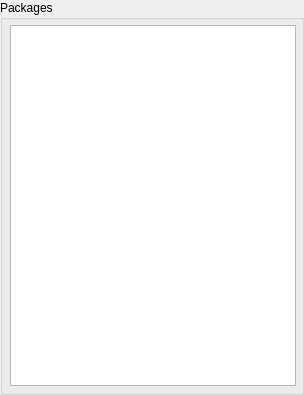
<?xml version="1.0" encoding="UTF-8"?>
<ui version="4.0">
 <class>GroupBox</class>
 <widget class="QGroupBox" name="GroupBox">
  <property name="geometry">
   <rect>
    <x>0</x>
    <y>0</y>
    <width>304</width>
    <height>395</height>
   </rect>
  </property>
  <property name="sizePolicy">
   <sizepolicy hsizetype="Expanding" vsizetype="Expanding">
    <horstretch>0</horstretch>
    <verstretch>0</verstretch>
   </sizepolicy>
  </property>
  <property name="windowTitle">
   <string/>
  </property>
  <property name="title">
   <string>Packages</string>
  </property>
  <widget class="QListWidget" name="listWidget">
   <property name="geometry">
    <rect>
     <x>10</x>
     <y>25</y>
     <width>286</width>
     <height>361</height>
    </rect>
   </property>
   <property name="sortingEnabled">
    <bool>true</bool>
   </property>
  </widget>
 </widget>
 <resources/>
 <connections/>
</ui>
